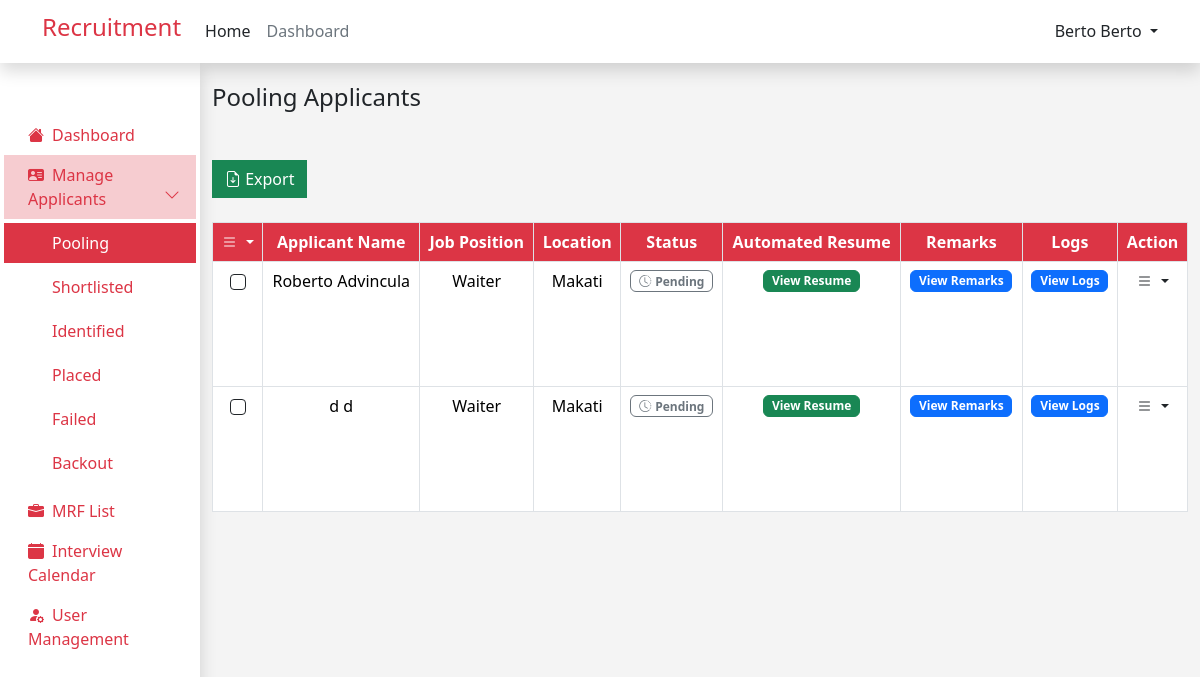
Before: /admin/pooling_applicant.php (signed in) with the older database file.
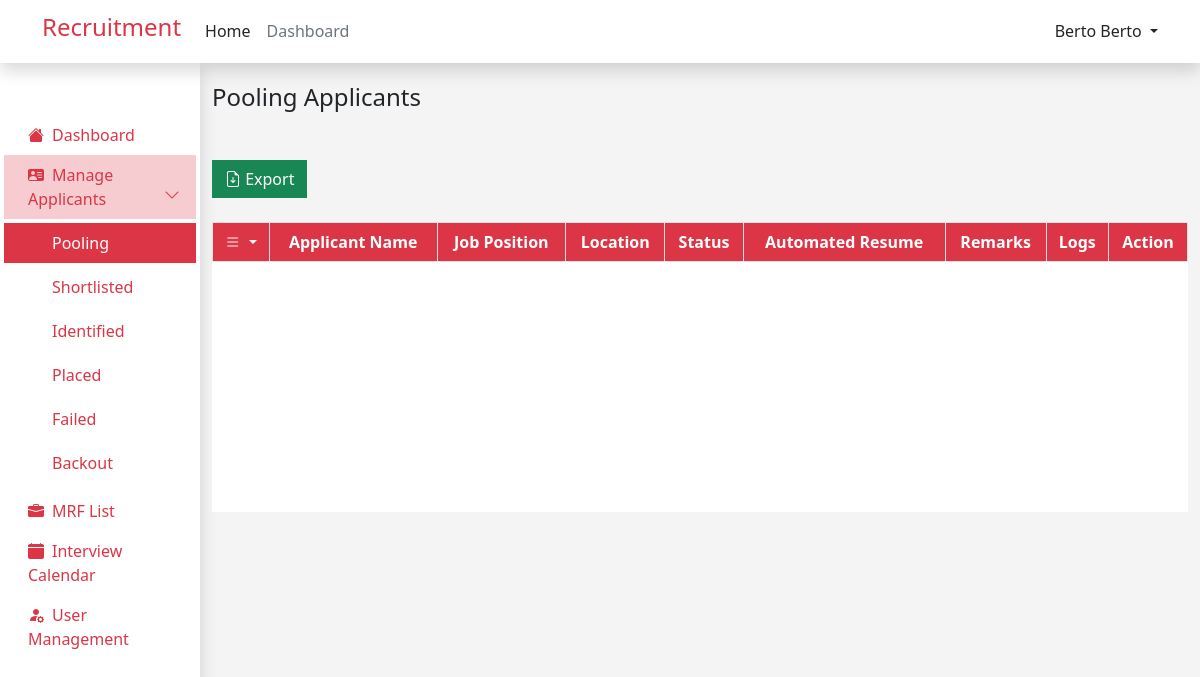
After: the same page with the newer database file.
### tables this page shows
CREATE TABLE `job_applicants` (
  `id` int(12) NOT NULL,
  `user_id` int(12) NOT NULL,
  `job_id` int(12) NOT NULL,
  `application_status` varchar(255) NOT NULL,
  `interview_date` datetime DEFAULT NULL,
  `remark` text NOT NULL,
  `employee_id` int(11) NOT NULL
);

CREATE TABLE `user` (
  `id` int(11) NOT NULL,
  `first_name` varchar(255) NOT NULL,
  `last_name` varchar(255) NOT NULL,
  `email` varchar(255) NOT NULL,
  `password` varchar(255) NOT NULL,
  `role` varchar(255) NOT NULL,
  `resume` varchar(255) NOT NULL,
  `branch` varchar(255) NOT NULL
);

CREATE TABLE `mrfs` (
  `id` int(11) NOT NULL,
  `industry` varchar(255) NOT NULL,
  `mrf_status` varchar(255) NOT NULL,
  `closed_date` date NOT NULL,
  `request_date` date NOT NULL DEFAULT current_timestamp(),
  `client` varchar(255) NOT NULL,
  `location` varchar(255) NOT NULL,
  `aging_days` varchar(255) NOT NULL,
  `mrf_number` varchar(255) NOT NULL,
  `new_request` varchar(255) NOT NULL,
  `head_count` int(11) NOT NULL,
  `job_position` varchar(255) NOT NULL,
  `contract_type` varchar(255) NOT NULL,
  `classification` varchar(255) NOT NULL,
  `placed` int(11) NOT NULL,
  `variance` int(11) NOT NULL,
  `cancel` int(11) NOT NULL,
  `job_description` text NOT NULL,
  `qualification` text NOT NULL,
  `remarks` text NOT NULL
);

### components/applicants_table.php (the view, shortened to what this page needs)
<link rel="stylesheet" href="https://cdn.datatables.net/2.0.3/css/dataTables.dataTables.min.css">
<tbody style="height: 250px;">
    <?php
    while ($row = mysqli_fetch_assoc($result)) {
        ?>
        <tr>
            <td class="text-center">
                <div class="form-check d-flex justify-content-center ">
                    <input class="form-check-input  border border-1 border-dark" type="checkbox" name="checkbox_value[]"
                        value="<?php echo $row['id']; ?>">
                </div>
            </td>
            <td>
                <?php echo $row['first_name'] . ' ' . $row['last_name']; ?>
            </td>
            <td>
                <?php
                if ($row['application_status'] == 'Pooling') {
                    ?>
                    <button type="button" class="btn btn-primary badge" data-bs-toggle="modal" data-bs-target="#viewMRFModal"
                        data-applicantId="<?php echo $row['id']; ?>">
                        Select MRF List
                    </button>
                    <?php
                } else {
                    echo $row['job_position'];
                }
                ?>
            </td>
            <td>
                <?php
                if ($row['application_status'] !== 'Pooling') {
                    echo $row['location'];
                }
                ?>
            </td>
            <td>
                <?php
                $status = $row['application_status'];
                switch ($status) {
                    case 'Pending':
                        ?>
                        <span class=" badge badge border border-secondary text-secondary ">
                            <i class="bi bi-clock-history me-1"></i>Pending
                        </span>
                        <?php
                        break;
                        ?>
                        <?php
                }
                ?>
            </td>
            <td>
                <button type="button" class="btn btn-success badge " data-bs-toggle="modal"
                    data-bs-target="#viewResumeModal<?php echo $row['id']; ?>">
                    View Resume
                </button>
            </td>
            <td>
                <button type="button" class="btn btn-primary badge " data-bs-toggle="modal"
                    data-bs-target="#viewRemarksModal<?php echo $row['id']; ?>">
                    View Remarks
                </button>
            </td>
            <td>
                <button type="button" class="btn btn-primary badge " data-bs-toggle="modal"
                    data-bs-target="#viewLogsModal<?php echo $row['id']; ?>">
                    View Logs
                </button>
            </td>
            <td>
                <div class="dropdown">
                    <a href="#" class="link-danger text-decoration-none dropdown-toggle text-dark" id="dropdownUser2"
                        data-bs-toggle="dropdown" aria-expanded="false">
                        <i class="bi bi-list"></i>
                    </a>
                </div>
            </td>
        </tr>
        <?php
    }
    ?>
</tbody>

Changed rows visible on the page:
no longer on this page (row edited): job_applicants: user.first_name "Roberto", user.last_name "Advincula", mrfs.job_position "Waiter", mrfs.location "Makati", application_status "Pending" (drawn)
no longer on this page (row edited): job_applicants: user.first_name "d", user.last_name "d", mrfs.job_position "Waiter", mrfs.location "Makati", application_status "Pending" (drawn)
